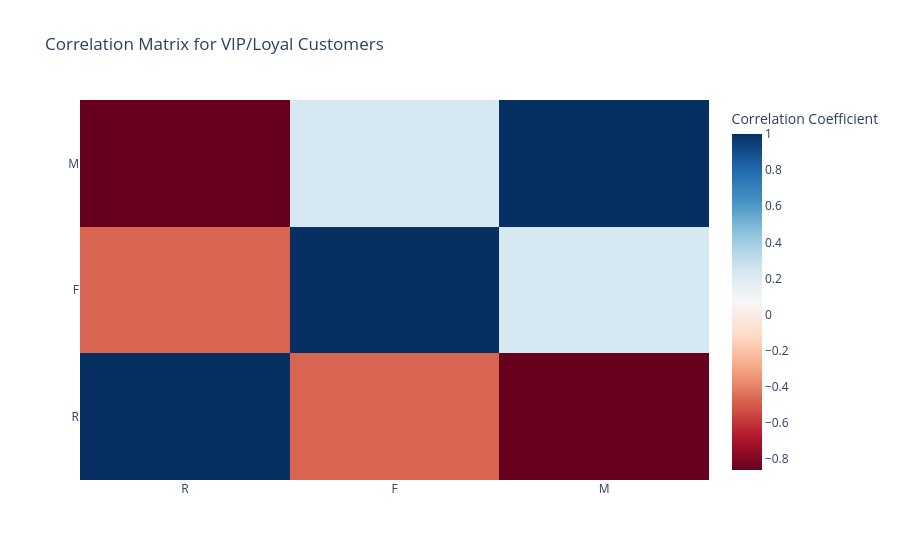

Notebook source saved alongside this figure:
### Code cell
fig_heatmap = go.Figure(
    data=go.Heatmap(
        z = correlation_matrix.values,
        x = correlation_matrix.columns,
        y = correlation_matrix.columns,
        colorscale='RdBu',
        colorbar=dict(title='Correlation Coefficient')
    )
)

fig_heatmap.update_layout(title='Correlation Matrix for VIP/Loyal Customers')
fig_heatmap.show()

### Figure 1 — Plotly figure (JSON) as saved in the notebook; plotly's stock layout.template omitted (floating-point values rounded to 4 significant figures)
{"data": [{"colorbar": {"title": {"text": "Correlation Coefficient"}}, "colorscale": [[0, "rgb(103,0,31)"], [0.1, "rgb(178,24,43)"], [0.2, "rgb(214,96,77)"], [0.3, "rgb(244,165,130)"], [0.4, "rgb(253,219,199)"], [0.5, "rgb(247,247,247)"], [0.6, "rgb(209,229,240)"], [0.7, "rgb(146,197,222)"], [0.8, "rgb(67,147,195)"], [0.9, "rgb(33,102,172)"], [1, "rgb(5,48,97)"]], "type": "heatmap", "x": ["R", "F", "M"], "y": ["R", "F", "M"], "z": [[1.0, -0.4752, -0.8597], [-0.4752, 1.0, 0.2301], [-0.8597, 0.2301, 1.0]]}], "layout": {"title": {"text": "Correlation Matrix for VIP/Loyal Customers"}}}
